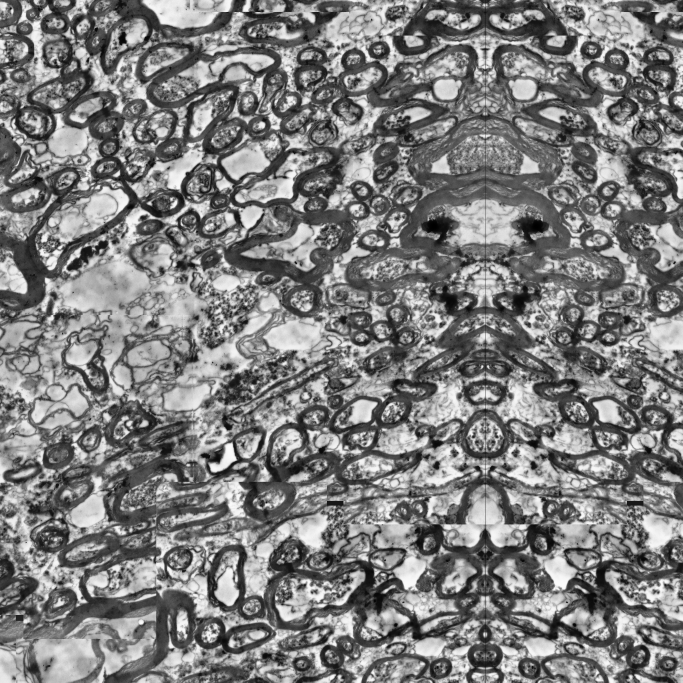
#> input picture Fig1/Sample2_G1_225t(1848,3896,5544,7592)_preprocessed.png, 2048 x 2048 px, found by its file name (shown at 1/3 size)
$ jupyter execute --allow-errors fig1.ipynb
#> lines starting #> are read from the running program, lines starting #| are printed output that depends on the picture; after the words box and inside, x2 and y2 are one past the last pixel; in counts of white or black regions, pixels touching at a corner belong together; pictures that were not available may be replaced by others from this repository, and a replacement may not be noted
[cell 1]
import matplotlib.pyplot as plt
import tifffile as tf
import cv2
import math as m
from skimage.measure import regionprops
import colorcet as cc
import numpy as np
from skimage.morphology import disk
import scipy.ndimage as ndi
# define qualitative colormap
glasbey = cc.cm.glasbey_dark_r

[cell 2]
preprocessed = cv2.imread(r"Fig1\Sample2_G1_225t(1848,3896,5544,7592)_preprocessed.png")
#> preprocessed is the input picture: shape (2048, 2048, 3); min 0, max 255, mean 125.8
pred = cv2.imread(r"Fig1\Sample2_G1_225t(1848,3896,5544,7592)_predicted.png")
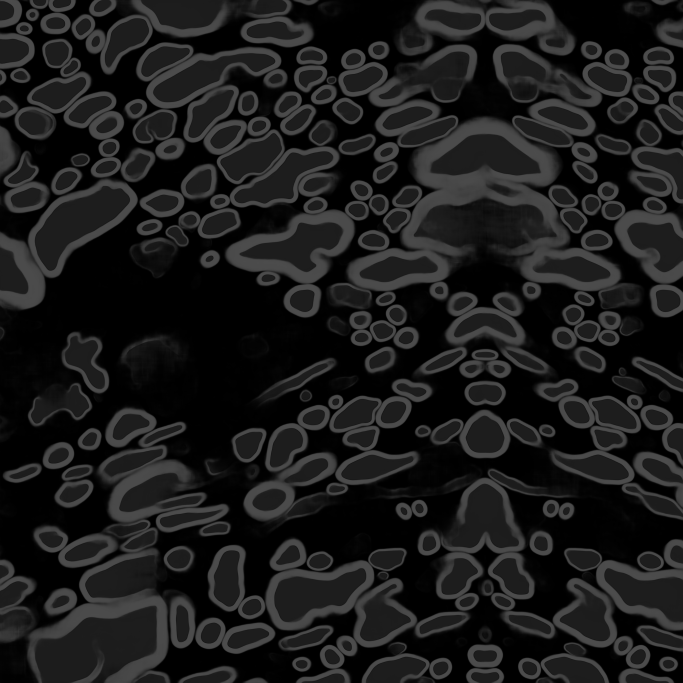
#> input picture Fig1/Sample2_G1_225t(1848,3896,5544,7592)_predicted.png, 2048 x 2048 px, found by its file name (shown at 1/3 size)
#> pred is the input picture: shape (2048, 2048, 3); min 0, max 76, mean 27.3
seg_inner = tf.imread(r"Fig1\Sample2_G1_225t.tif_inner_labeled.tif")
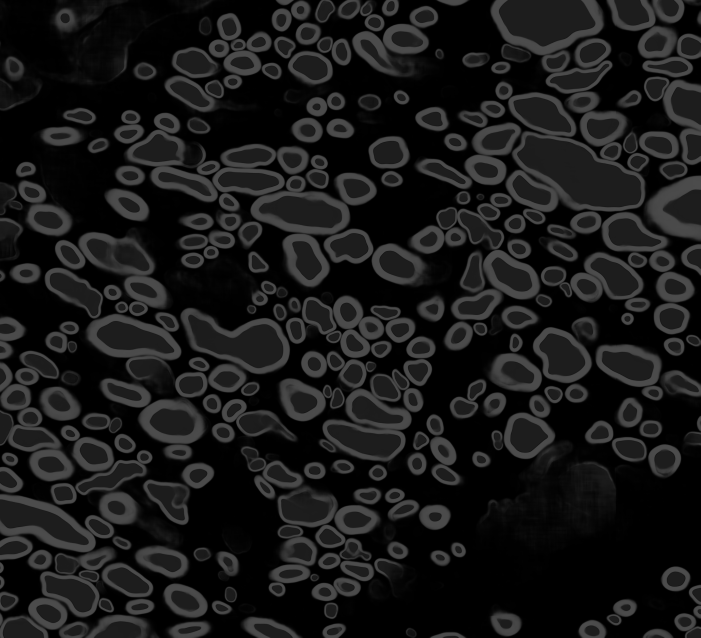
#> input picture CC/2_predicted_reconstructed/sample_data_1.tif, 2101 x 1912 px, given in place of Sample2_G1_225t.tif_inner_labeled.tif, which was not available (shown at 1/3 size)
#> seg_inner is the input picture: shape (1912, 2101); min 0, max 76, mean 24.5
seg_outer = tf.imread(r"Fig1\Sample2_G1_225t.tif_outer_labeled.tif")
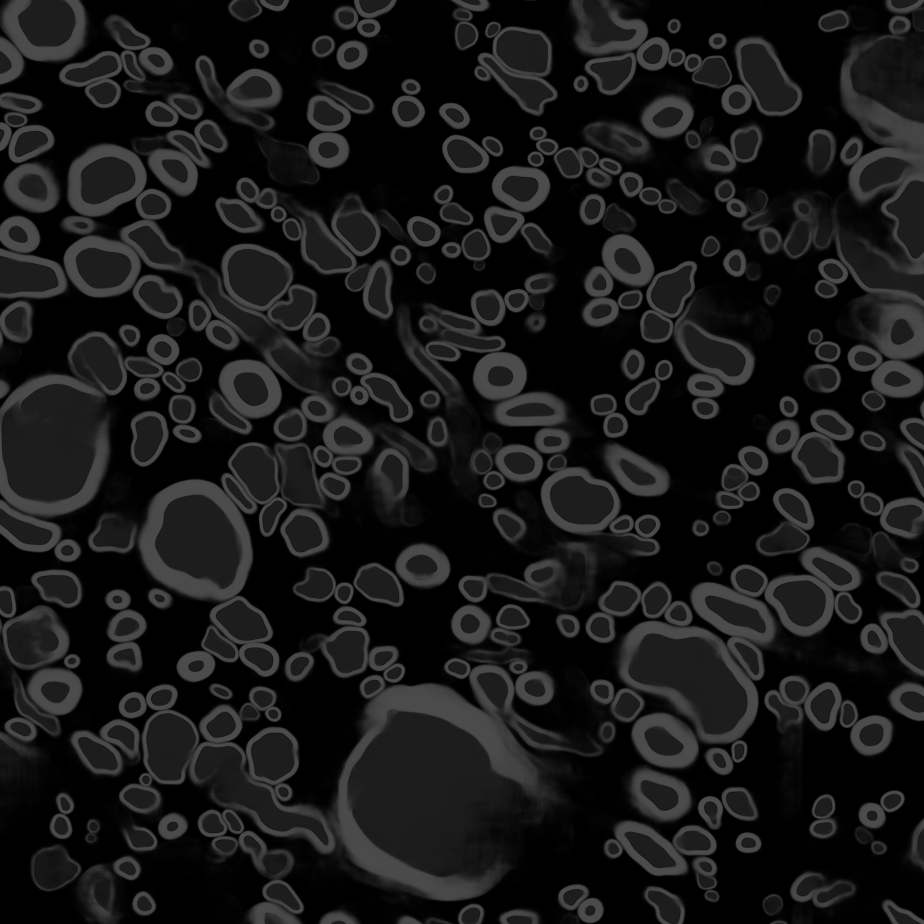
#> input picture SWM/2_predicted_reconstructed/SWM_Sample.ome.tif, 1848 x 1848 px, given in place of Sample2_G1_225t.tif_outer_labeled.tif, which was not available (shown at 1/2 size)
#> seg_outer is the input picture: shape (1848, 1848); min 0, max 76, mean 23.8

table = cv2.imread(r"Fig1\Fig1_table.png")
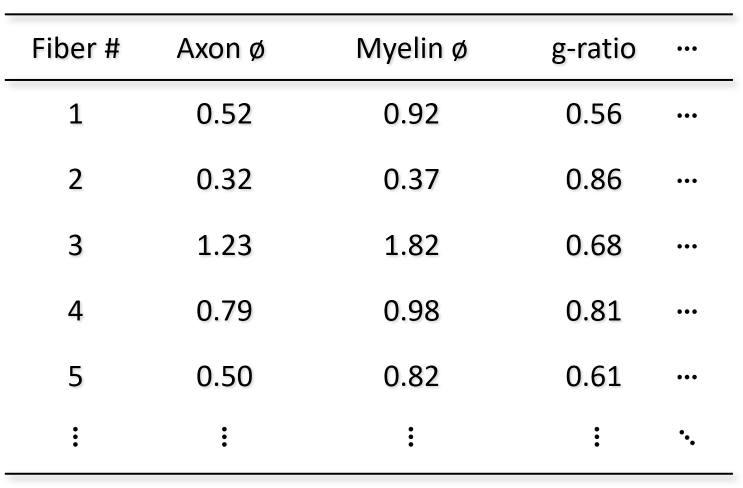
#> input picture Fig1/Fig1_table.png, 1486 x 976 px, found by its file name (shown at 1/2 size)
#> table is the input picture: shape (976, 1486, 3); min 0, max 255, mean 244.2
px_size = 4.3*4 #nm*ds

[cell 3]
# define region of the image to display
x_0 = 100
x_1 = 900
y_0 = 100
y_1 = 900

x_c = 5544 # number of pixels to correct in x and y axis for fused prediction image
y_c  = 1848

x_0_c = x_0 + x_c # corrected x & y coordinates
x_1_c = x_1 + x_c
y_0_c = y_0 + y_c
y_1_c = y_1 + y_c

[cell 4]
txt_displace_x = 48
txt_displace_y = 56

# need to constrain segmentations by 100px on each axis so they are aligned
seg_inner = seg_inner[y_0_c-100:y_1_c-100,x_0_c-100:x_1_c-100]
#> seg_inner = empty array
seg_outer = seg_outer[y_0_c-100:y_1_c-100,x_0_c-100:x_1_c-100]
#> seg_outer = empty array

ax = plt.figure(layout="constrained",figsize=(10.2,10.2*2/3),dpi=300).subplot_mosaic(
    """
    aaabbbccc
    dddeeefff
    """)

img_a = preprocessed[y_0:y_1,x_0:x_1]
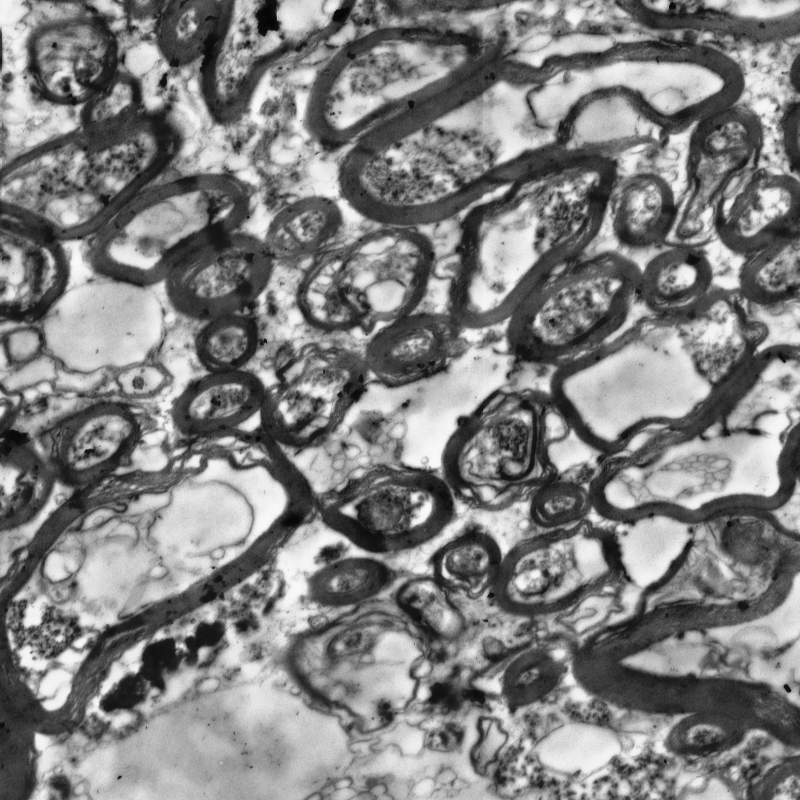
#> img_a: shape (800, 800, 3); min 5, max 251, mean 128.2

# burn-in scale bar of 2µm
img_a[770:790,790-int(2000/px_size):790] = 255
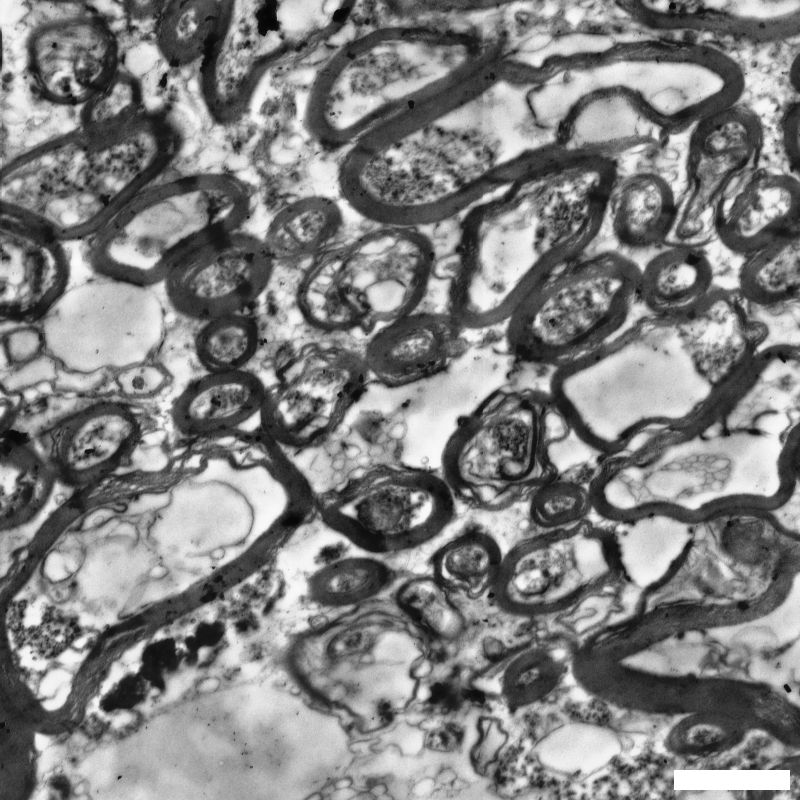
#> img_a: shape (800, 800, 3); 0.36% of pixels changed, all inside (x1, y1, x2, y2) = (674, 770, 790, 790)
# ax["a"].imshow(preprocessed[y_0:y_1,x_0:x_1])
ax["a"].imshow(img_a)

ax["b"].imshow(pred[y_0:y_1,x_0:x_1,0],cmap='viridis')

# generate instance segmentation picture
outer_dilated = ndi.binary_dilation(seg_outer,disk(3))
#> outer_dilated = empty array
ero = np.logical_xor(seg_outer.astype('bool'),outer_dilated)
#> ero = empty array
vmin = 2
#> (the rest of this cell did not finish here and is left out)
